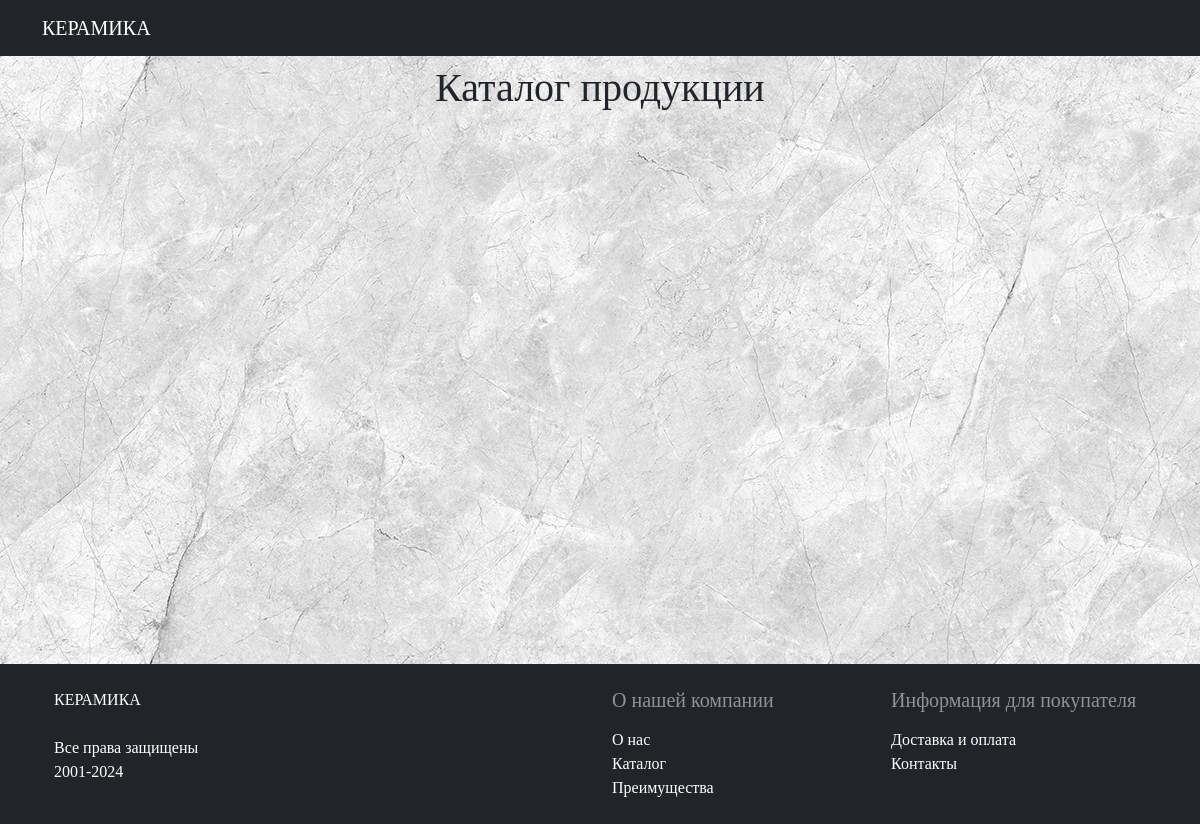
The app's page /catalog.php, older data.
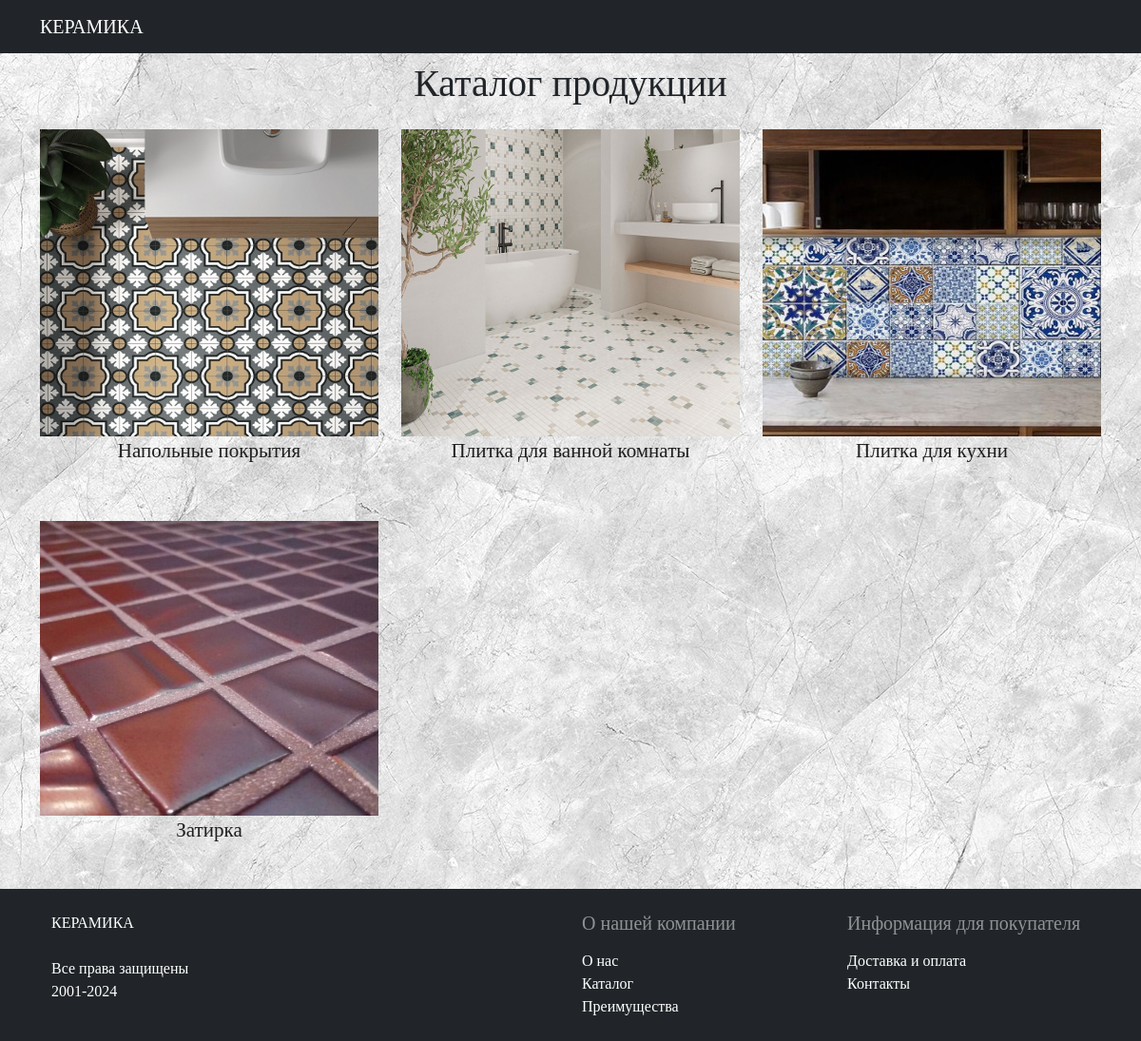
The same page, newer data.
### tables this page shows
CREATE TABLE `categories` (
  `ID` int(11) NOT NULL,
  `категория` varchar(25) NOT NULL,
  `ссылка` varchar(25) NOT NULL,
  `фото` varchar(255) NOT NULL
);

### catalog.php (the view, shortened to what this page needs)
<!DOCTYPE html>
<html lang="en">
<head>
    <link href="https://cdn.jsdelivr.net/npm/bootstrap@5.3.1/dist/css/bootstrap.min.css" rel="stylesheet"
>
   <link rel="stylesheet" href="style.css">
   <link rel="stylesheet" href="https://cdnjs.cloudflare.com/ajax/libs/font-awesome/6.5.1/css/all.min.css">
</head>
<body>
<?include "header.php"?>
<div class="container text-center contan">
    <div class="mt-2 mb-3"><h1>Каталог продукции</h1></div>
<div class="row">
<?php
        $db = dbconn();
            $query = $db->query("SELECT * FROM `categories`");
            while($row=$query->fetch_assoc())
            {
            ?>
            <div class="col-4 gy-2">
            <a href="products.php?id=<?=$row['ID']?>" class="text_cat">
            <img src="<?=$row['фото']?>" alt="" class="jpgr">
            <br>
                <?=$row['категория']?>
            </a>
            </div>
            <?
            }
?>
</div>
</div>
<?include "footer.php"?>
</body>
</html>

### header.php (shortened to what this page needs)
<nav class="navbar bg-dark navbar-expand-lg sticky-top" data-bs-theme="dark" >
  <div class="container">
    <a class="navbar-brand" <? if(!empty($_SESSION['login'])){?> href="main.php" <?}?> >КЕРАМИКА</a>
  </div>
</nav>

### footer.php
<div class="bg-dark text-white ">
            <footer class=" text-center text-lg-start down">
                <div class="container p-4">
                    <div class="row">
                        <div class="col-lg-6 col-md-6 mb-4 mb-md-0">
                            <div class="logo text-white mb-4">
                                <a class="navbar-brand" href="main.php">КЕРАМИКА</a>
                            </div>
                            <ul class="list-unstyled mb-0">
                                <div class="pred_opisanie">Все права защищены<br> 2001-2024 </div>
                            </ul>
                        </div>
                        <div class="col-lg-3 col-md-6 mb-4 mb-md-0">
                            <h5 class="mb-3 foot_yel text-white-50">О нашей компании</h5>
                            <div> <a class="dropdown-item" href="main.php#about_us">О нас</a> </div>
                            <div> <a class="dropdown-item" href="catalog.php">Каталог</a> </div>
                            <div> <a class="dropdown-item" href="main.php#plus">Преимущества</a> </div>
                        </div>
                        <div class="col-lg-3 col-md-6 mb-4 mb-md-0">
                            <h5 class="mb-3 foot_yel text-white-50">Информация для покупателя</h5>
                            <div> <a class="dropdown-item" href="main.php#dostavka">Доставка и оплата</a> </div>
                            <div> <a class="dropdown-item" href="main.php#kontact">Контакты</a> </div>
                        </div>
                    </div>
                </div>
            </footer>
        </div>

### style.css (style rules this page uses)
body { background: url('/фото/фон2.jpg') ; font-family: Georgia, 'Times New Roman', Times, serif; }
.jpgr { width: 100%; height: 80%; }
.text_cat { font-family: "Times New Roman", Times, serif; font-size: 21px; letter-spacing: 0px; word-spacing: 0px; color: #000000de; font-weight: normal; text-decoration: none; font-style: normal; font-variant: normal; text-transform: none; }
.contan { min-height: calc(100vh - 200px); }

Row changes from the older to the newer data that the page shows:
added categories: фото (picture), категория "Напольные покрытия"
added categories: фото (picture), категория "Плитка для ванной комнаты"
added categories: фото (picture), категория "Плитка для кухни"
added categories: фото (picture), категория "Затирка"
